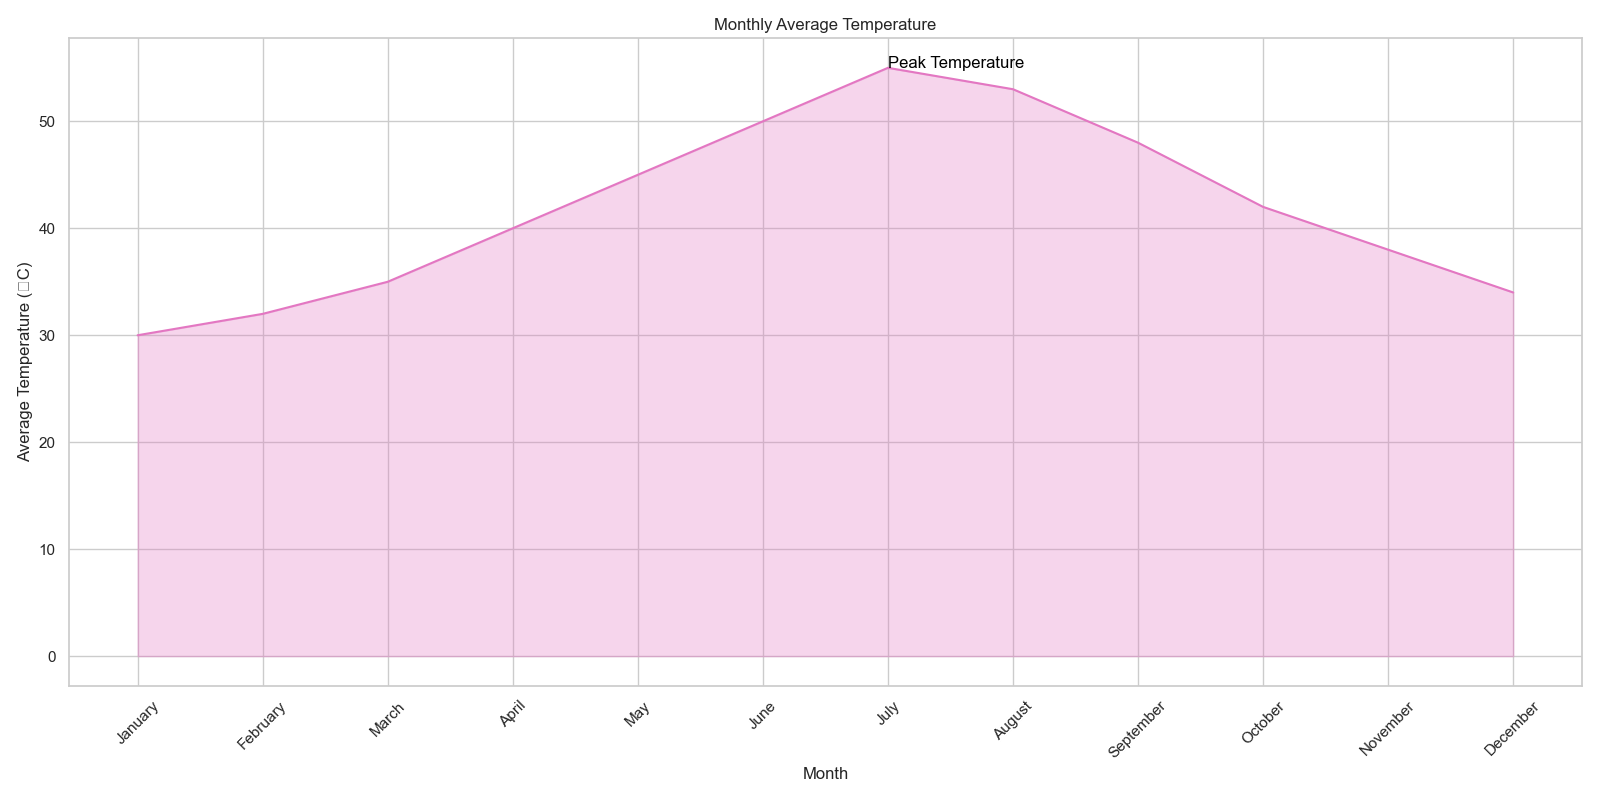

This figure's Python source:

import pandas as pd
import seaborn as sns
import matplotlib.pyplot as plt

data = {
    'Month': ['January', 'February', 'March', 'April', 'May', 'June', 
              'July', 'August', 'September', 'October', 'November', 'December'],
    'Average_Temperature': [30, 32, 35, 40, 45, 50, 55, 53, 48, 42, 38, 34]
}

df = pd.DataFrame(data)

plt.figure(figsize=(16, 8))

ax = sns.lineplot(x='Month', y='Average_Temperature', data=df, color='#e377c2')
plt.fill_between(df['Month'], df['Average_Temperature'], color='#e377c2', alpha=0.3)

plt.text(6, 55, 'Peak Temperature', horizontalalignment='left', size='medium', color='black')

plt.xticks(rotation=45)
plt.xlabel('Month')
plt.ylabel('Average Temperature (°C)')
plt.title('Monthly Average Temperature')

plt.tight_layout()
plt.show()
